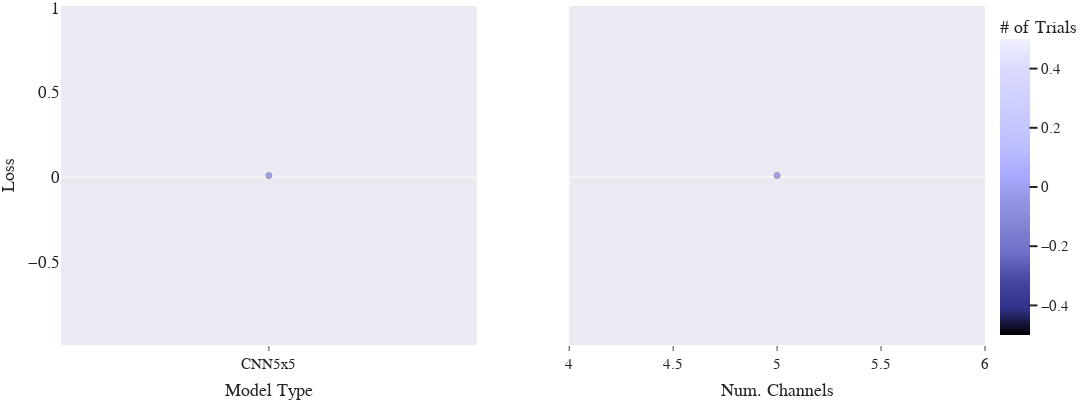

The notebook cell this image was saved under:
### Code cell
imp.reload(cplot)
fig=cplot.get_slice_plot(study,objective_value="Loss")
fig.update_layout(
    autosize=False,title_text='Loss vs Hyper-Parameter Slice Plot',title=None, title_x=0.5, title_y=0.98,
    template="seaborn",
    width=1100,height=400,
    font_family="Times New Roman",
    font_size=15,
    title_font_family="Times New Roman",
    title_font_size=30,
    margin=dict(l=0, t=5,r=1,  b=10),                                   
    )

fig.update_xaxes(showgrid=False,zeroline=False,tickangle=0, tickfont=dict(size=15),)

fig.update_yaxes(showgrid=False,tickangle=0, tickfont=dict(size=17),)

fig.update_traces(marker=dict(colorscale=icy))

with open("slice_plotround2.pdf", "wb") as f:
    f.write(scope.transform(fig, format="pdf", width=1100,height=420,))

fig

### Figure 1 — Plotly figure (JSON) as saved in the notebook; plotly's stock layout.template omitted (floating-point values rounded to 4 significant figures)
{"data": [{"marker": {"color": [0], "colorbar": {"title": {"text": "# of Trials"}, "x": 1, "xpad": 15, "y": 0.5}, "colorscale": [[0, "rgb(0, 0, 0)"], [0.09091, "rgb(50,50,140)"], [0.1818, "rgb(70,70,160)"], [0.2727, "rgb(110,110,200)"], [0.3636, "rgb(130,130,210)"], [0.4545, "rgb(150,150,230)"], [0.5455, "rgb(170,170,255)"], [0.6364, "rgb(190,190,255)"], [0.7273, "rgb(200,200,255)"], [0.8182, "rgb(210,210,255)"], [0.9091, "rgb(220,220,255)"], [1, "rgb(240,240,255)"]], "line": {"color": "grey", "width": 0.65}, "showscale": true}, "mode": "markers", "showlegend": false, "type": "scatter", "x": ["CNN5x5"], "xaxis": "x", "y": [0.009555], "yaxis": "y"}, {"marker": {"color": [0], "colorbar": {"title": {"text": "# of Trials"}, "x": 1, "xpad": 15}, "colorscale": [[0, "rgb(0, 0, 0)"], [0.09091, "rgb(50,50,140)"], [0.1818, "rgb(70,70,160)"], [0.2727, "rgb(110,110,200)"], [0.3636, "rgb(130,130,210)"], [0.4545, "rgb(150,150,230)"], [0.5455, "rgb(170,170,255)"], [0.6364, "rgb(190,190,255)"], [0.7273, "rgb(200,200,255)"], [0.8182, "rgb(210,210,255)"], [0.9091, "rgb(220,220,255)"], [1, "rgb(240,240,255)"]], "line": {"color": "grey", "width": 0.65}, "showscale": false}, "mode": "markers", "showlegend": false, "type": "scatter", "x": [5], "xaxis": "x2", "y": [0.009555], "yaxis": "y2"}], "layout": {"autosize": false, "font": {"family": "Times New Roman", "size": 15}, "height": 400, "margin": {"b": 10, "l": 0, "r": 1, "t": 5}, "title": {"font": {"family": "Times New Roman", "size": 30}, "x": 0.5, "y": 0.98}, "width": 1100, "xaxis": {"anchor": "y", "autorange": true, "domain": [0, 0.45], "range": [-1, 1], "showgrid": false, "tickangle": 0, "tickfont": {"size": 15}, "ticks": "outside", "title": {"text": "Model Type"}, "type": "category", "zeroline": false}, "xaxis2": {"anchor": "y2", "autorange": true, "domain": [0.55, 1], "range": [4, 6], "showgrid": false, "tickangle": 0, "tickfont": {"size": 15}, "ticks": "outside", "title": {"text": "Num. Channels"}, "type": "linear", "zeroline": false}, "yaxis": {"anchor": "x", "autorange": true, "domain": [0, 1], "range": [-0.9904, 1.01], "showgrid": false, "tickangle": 0, "tickfont": {"size": 17}, "title": {"text": "Loss"}, "type": "linear"}, "yaxis2": {"anchor": "x2", "autorange": true, "domain": [0, 1], "matches": "y", "range": [-0.9904, 1.01], "showgrid": false, "showticklabels": false, "tickangle": 0, "tickfont": {"size": 17}, "type": "linear"}}}
